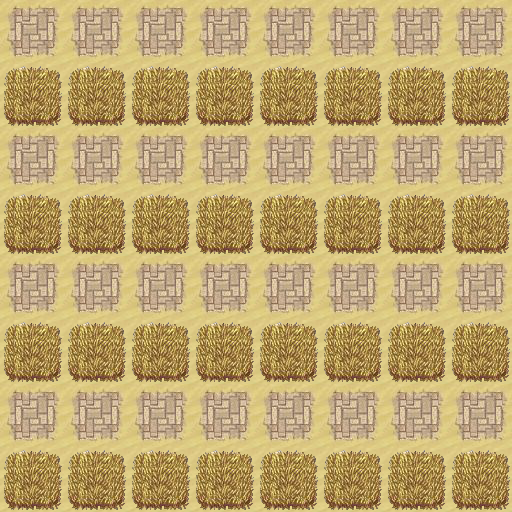

The image is a tile-based game level rendered from a .tmx file. Its description and complete source (layers, tilesets, objects, tile grids) follow:
An orthogonal 8x8 tile map with 64x64 px tiles, 2 tile layers (Warstwa Kafelków 1, Warstwa Kafelków 2).

<map version="1.9" tiledversion="1.9.1" orientation="orthogonal" renderorder="right-down" width="8" height="8" tilewidth="64" tileheight="64" infinite="0" nextlayerid="3" nextobjectid="1">
 <tileset firstgid="1" source="tileset2.tsx" />
 <layer id="1" name="Warstwa Kafelków 1" width="8" height="8">
  <data encoding="csv">
19,19,19,19,19,19,19,19,
17,17,17,17,17,17,17,17,
19,19,19,19,19,19,19,19,
17,17,17,17,17,17,17,17,
19,19,19,19,19,19,19,19,
17,17,17,17,17,17,17,17,
19,19,19,19,19,19,19,19,
17,17,17,17,17,17,17,17
</data>
 </layer>
 <layer id="2" name="Warstwa Kafelków 2" width="8" height="8">
  <data encoding="csv">
0,0,0,0,0,0,0,0,
21,21,21,21,21,21,21,21,
0,0,0,0,0,0,0,0,
21,21,21,21,21,21,21,21,
0,0,0,0,0,0,0,0,
21,21,21,21,21,21,21,21,
0,0,0,0,0,0,0,0,
21,21,21,21,21,21,21,21
</data>
 </layer>
</map>